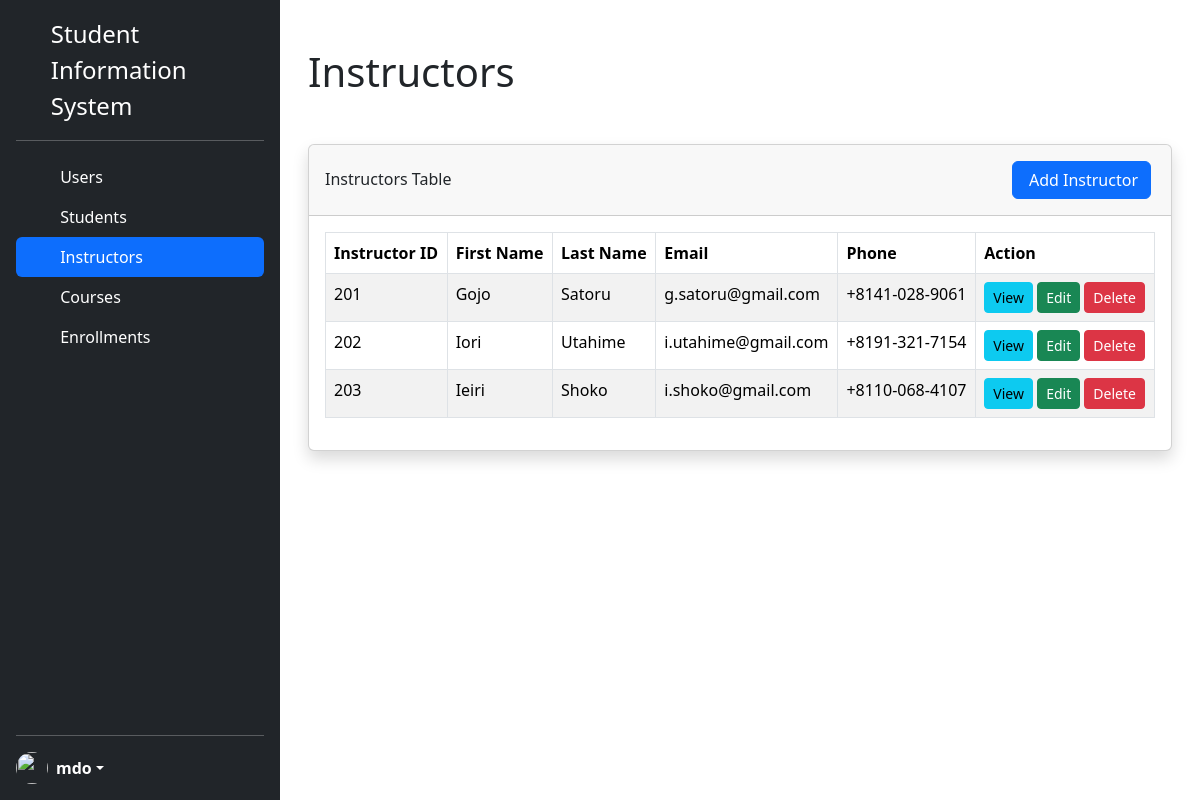
Page /instructor.php on the committed database.
### tables this page shows
CREATE TABLE instructors (
    InstructorId INT NOT NULL AUTO_INCREMENT,
    FirstName VARCHAR(50) NOT NULL,
    LastName VARCHAR(50) NOT NULL,
    Email VARCHAR(255) NOT NULL,
    PhoneNum VARCHAR(15) NOT NULL,
    PRIMARY KEY(InstructorId)
);

### instructor.php (the view, shortened to what this page needs)
<!doctype html>
<html lang="en">
  <head>
    <link href="https://cdn.jsdelivr.net/npm/bootstrap@5.3.2/dist/css/bootstrap.min.css" rel="stylesheet">
    <link rel="stylesheet" href="//cdn.jsdelivr.net/npm/alertifyjs@1.13.1/build/css/alertify.min.css"/>
</head>
<body>
    <div class="container-fluid">
        <div class="row flex-nowrap">
            <div class="d-flex flex-column flex-shrink-0 p-3 text-bg-dark min-vh-100" style="width: 280px;">
                <a href="#" class="d-flex align-items-center mb-3 mb-md-0 me-md-auto text-white text-decoration-none">
                    <svg class="bi pe-none me-2" width="40" height="32"><use xlink:href="#bootstrap"/></svg>
                    <span class="fs-4">Student Information System</span>
                </a>
                <hr>
                <ul class="nav nav-pills flex-column mb-auto">
                <li class="nav-item">
                    <a href="index.php" class="nav-link text-white" aria-current="page">
                    <svg class="bi pe-none me-2" width="16" height="16"><use xlink:href="#index"/></svg>
                    Users
                    </a>
                </li>
                <li>
                    <a href="student.php" class="nav-link text-white">
                    <svg class="bi pe-none me-2" width="16" height="16"><use xlink:href="#speedometer2"/></svg>
                    Students
                    </a>
                </li>
                <li>
                    <a href="#" class="nav-link  active text-white">
                    <svg class="bi pe-none me-2" width="16" height="16"><use xlink:href="#table"/></svg>
                    Instructors
                    </a>
                </li>
                <li>
                    <a href="course.php" class="nav-link text-white">
                    <svg class="bi pe-none me-2" width="16" height="16"><use xlink:href="#grid"/></svg>
                    Courses
                    </a>
                </li>
                <li>
                    <a href="enrollments.php" class="nav-link text-white">
                    <svg class="bi pe-none me-2" width="16" height="16"><use xlink:href="#people-circle"/></svg>
                    Enrollments
                    </a>
                </li>
                </ul>
                <hr>
                <div class="dropdown">
                <a href="#" class="d-flex align-items-center text-white text-decoration-none dropdown-toggle" data-bs-toggle="dropdown" aria-expanded="false">
                    <img src="https://github.com/mdo.png" alt="" width="32" height="32" class="rounded-circle me-2">
                    <strong>mdo</strong>
                </a>
                </div>
            </div>
            <div class="col mx-3">
            <h1 class="my-5">Instructors</h1>
            <div class="card shadow">
                <div class="card-header py-3 d-flex flex-row align-items-center justify-content-between">
                    <h6 class="m-0 me-auto font-weight-bold">Instructors Table</h6>
                    <button type="button" class="btn btn-primary mx-1" data-bs-toggle="modal" data-bs-target="#instructorAddModal"><i class="fa-solid fa-plus me-1"></i>Add Instructor</button>
                </div>
                <div class="card-body">
                    <table id="myTable" class="table table-bordered table-striped">
                        <thead>
                            <tr>
                                <th>Instructor ID</th>
                                <th>First Name</th>
                                <th>Last Name</th>
                                <th>Email</th>
                                <th>Phone</th>
                                <th>Action</th>
                            </tr>
                        </thead>
                        <tbody>
                            <?php
                            require 'dbcon.php';
                            $query = "SELECT * FROM instructors";
                            $query_run = mysqli_query($con, $query);
                            if(mysqli_num_rows($query_run) > 0)
                            {
                                foreach($query_run as $instructor)
                                {
                                    ?>
                                    <tr>
                                        <td><?= $instructor['InstructorId'] ?></td>
                                        <td><?= $instructor['FirstName'] ?></td>
                                        <td><?= $instructor['LastName'] ?></td>
                                        <td><?= $instructor['Email'] ?></td>
                                        <td><?= $instructor['PhoneNum'] ?></td>
                                        <td>
                                            <button type="button" value="<?=$instructor['InstructorId'];?>" class="viewInstructorBtn btn btn-info btn-sm">View</button>
                                            <button type="button" value="<?=$instructor['InstructorId'];?>" class="editInstructorBtn btn btn-success btn-sm">Edit</button>
                                            <button type="button" value="<?=$instructor['InstructorId'];?>" class="deleteInstructorBtn btn btn-danger btn-sm">Delete</button>
                                        </td>
                                    </tr>
                                    <?php
                                }
                            }
                            ?>
                        </tbody>
                    </table>
                </div>
            </div>
            </div>
        </div>
    </div>
</body>
</html>

### rows in the picture
instructors: InstructorId "201", FirstName "Gojo", LastName "Satoru", Email "g.satoru@gmail.com", PhoneNum "+8141-028-9061"
instructors: InstructorId "202", FirstName "Iori", LastName "Utahime", Email "i.utahime@gmail.com", PhoneNum "+8191-321-7154"
instructors: InstructorId "203", FirstName "Ieiri", LastName "Shoko", Email "i.shoko@gmail.com", PhoneNum "+8110-068-4107"
